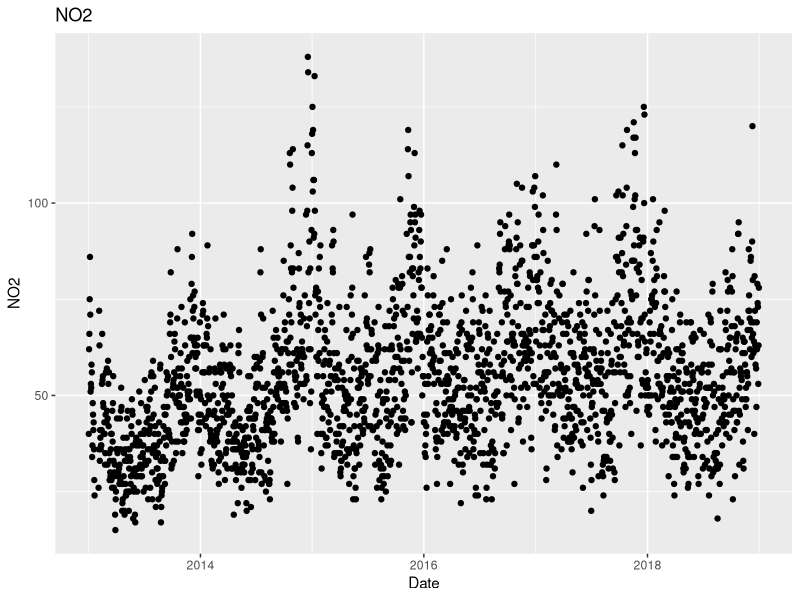
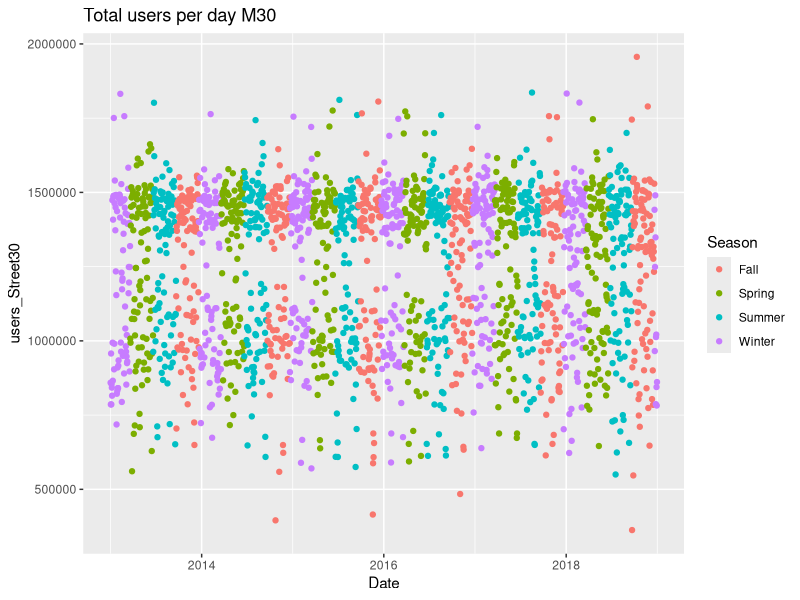
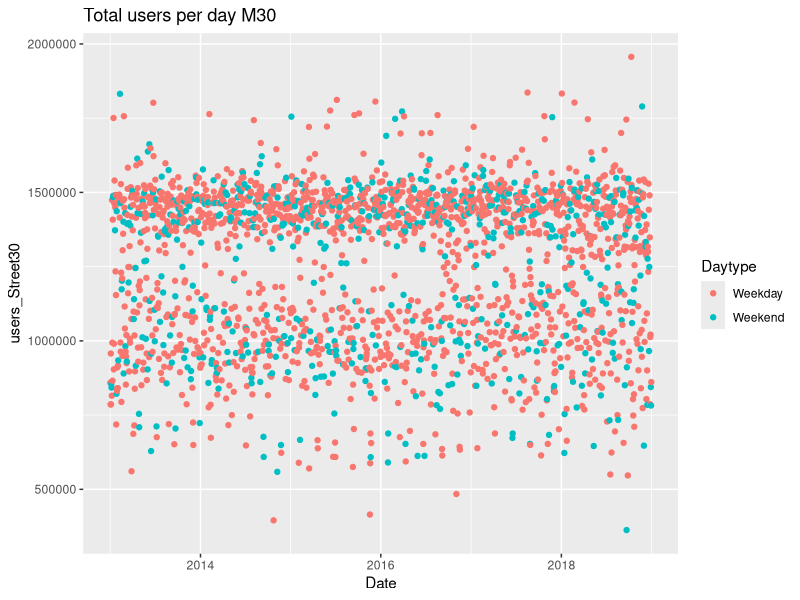
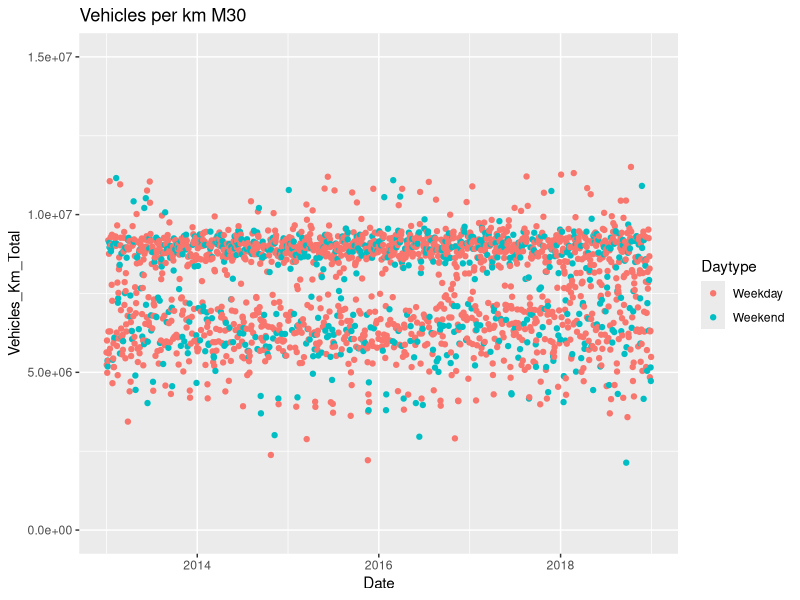
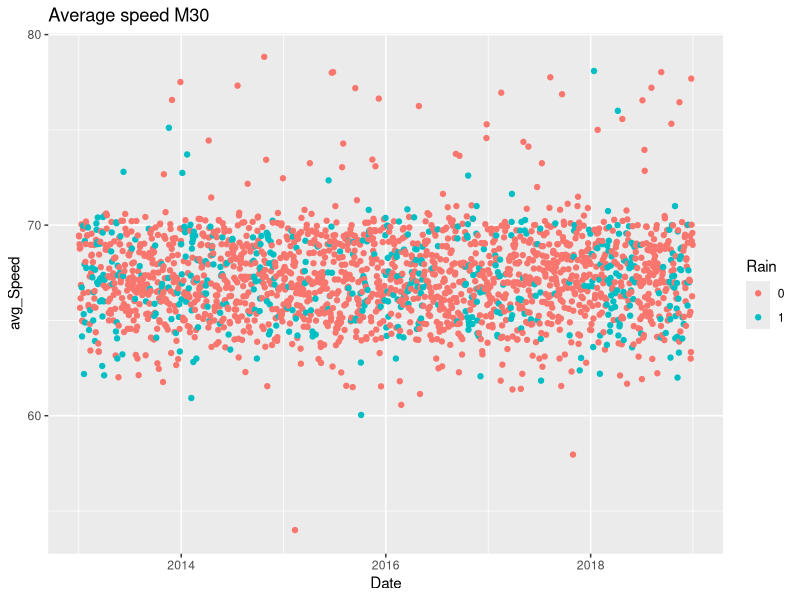
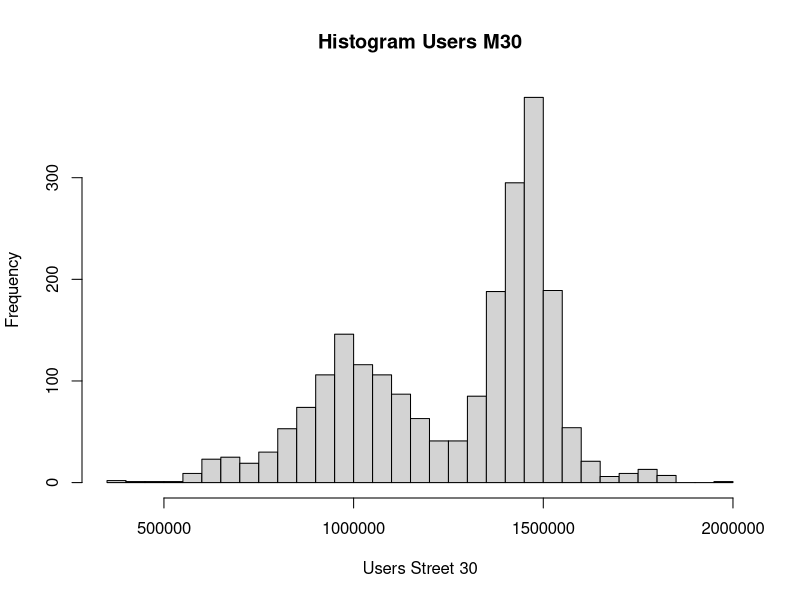

These charts were generated, in order, by the following R code:
rm(list=ls())


library(tidyverse)
library(XML)
require(XML)
library(writexl)
library("readxl")
library(dplyr)
library(lubridate)



airquality2013_2018 <- read_excel("Cleaned_Airquality2013_2018.xlsx")

AQI2013_2018 <- read_excel("Cleaned_AQI2013_2018.xlsx")

weather <- read_excel("Cleaned_Weather2013-2018.xlsx")

traffic <- read_excel("Cleaned_Traffic2013-2018.xlsx")

# Add traffic to weather
# Total <- merge(weather,traffic, by="Date")
# Did not work because 1 row was deleted.. so did it manually:
Total <- weather
Total$avg_tr_dist <- traffic$avg_tr_dist
Total$avg_tr_time <- traffic$avg_tr_time
Total$users_Street30 <- traffic$users_Street_30
Total$Vehicles_Km_Branches <- traffic$Vehicles_Km_Branches
Total$Vehicles_Km_Total <- traffic$Vehicles_Km_Total
Total$avg_Speed <- traffic$avg_Speed

# Add polutants
Total$SO2 <- airquality2013_2018$Value[airquality2013_2018$Magnitude==1]
Total$CO <- airquality2013_2018$Value[airquality2013_2018$Magnitude==6]
Total$NO <- airquality2013_2018$Value[airquality2013_2018$Magnitude==7]
Total$NO2 <- airquality2013_2018$Value[airquality2013_2018$Magnitude==8]
Total$PM2.5 <- airquality2013_2018$Value[airquality2013_2018$Magnitude==9]
Total$PM10 <- airquality2013_2018$Value[airquality2013_2018$Magnitude==10]
Total$NOx <- airquality2013_2018$Value[airquality2013_2018$Magnitude==12]
Total$O3 <- airquality2013_2018$Value[airquality2013_2018$Magnitude==14]
Total$TOL <- airquality2013_2018$Value[airquality2013_2018$Magnitude==20]
Total$BEN <- airquality2013_2018$Value[airquality2013_2018$Magnitude==30]
Total$EBE <- airquality2013_2018$Value[airquality2013_2018$Magnitude==35]

#Add AQI
Total$AQI <- AQI2013_2018$AQI




#Reorder data frame
Total <- Total[c("Date", "day", "DayNr","Month","Daytype","Season","Holiday",
                 "T_max","T_min","Avg_T","Streak_max","Rain_ml","Rain","Days_last_rain","Avg_Streak","avg_tr_dist","avg_tr_time",
                 "users_Street30","Vehicles_Km_Branches","Vehicles_Km_Total","avg_Speed",
                 "SO2","CO","NO","NO2","PM2.5","PM10","NOx","O3","TOL","BEN","EBE","AQI"
)]


#Write total to excel file
write_xlsx(Total, "Cleaned_Total.xlsx")




#plot of NO2
ggplot(data = Total) +
  geom_point(mapping = aes(x = Date, y = NO2)) +
  ggtitle("NO2")


#plot of users M30
ggplot(data = Total) +
  geom_point(mapping = aes(x = Date, y =users_Street30, color=Season)) +
  # ylim(0,1.5*10^7)+
  ggtitle("Total users per day M30")

#plot of users M30
ggplot(data = Total) +
  geom_point(mapping = aes(x = Date, y =users_Street30, color=Daytype)) +
  # ylim(0,1.5*10^7)+
  ggtitle("Total users per day M30")




#plot of Vehicles per km M30
ggplot(data = Total) +
  geom_point(mapping = aes(x = Date, y = Vehicles_Km_Total, color=Daytype)) +
  ylim(0,1.5*10^7)+
  ggtitle("Vehicles per km M30")



#plot of avg Speed M30
ggplot(data = Total) +
  geom_point(mapping = aes(x = Date, y = avg_Speed, color=Rain)) +
  # ylim(0,1.5*10^7)+
  ggtitle("Average speed M30")

#Histogram of traffic street 30 2018
hist(Total$users_Street30,
     xlab="Users Street 30",
     main="Histogram Users M30",
     breaks = 30
)
